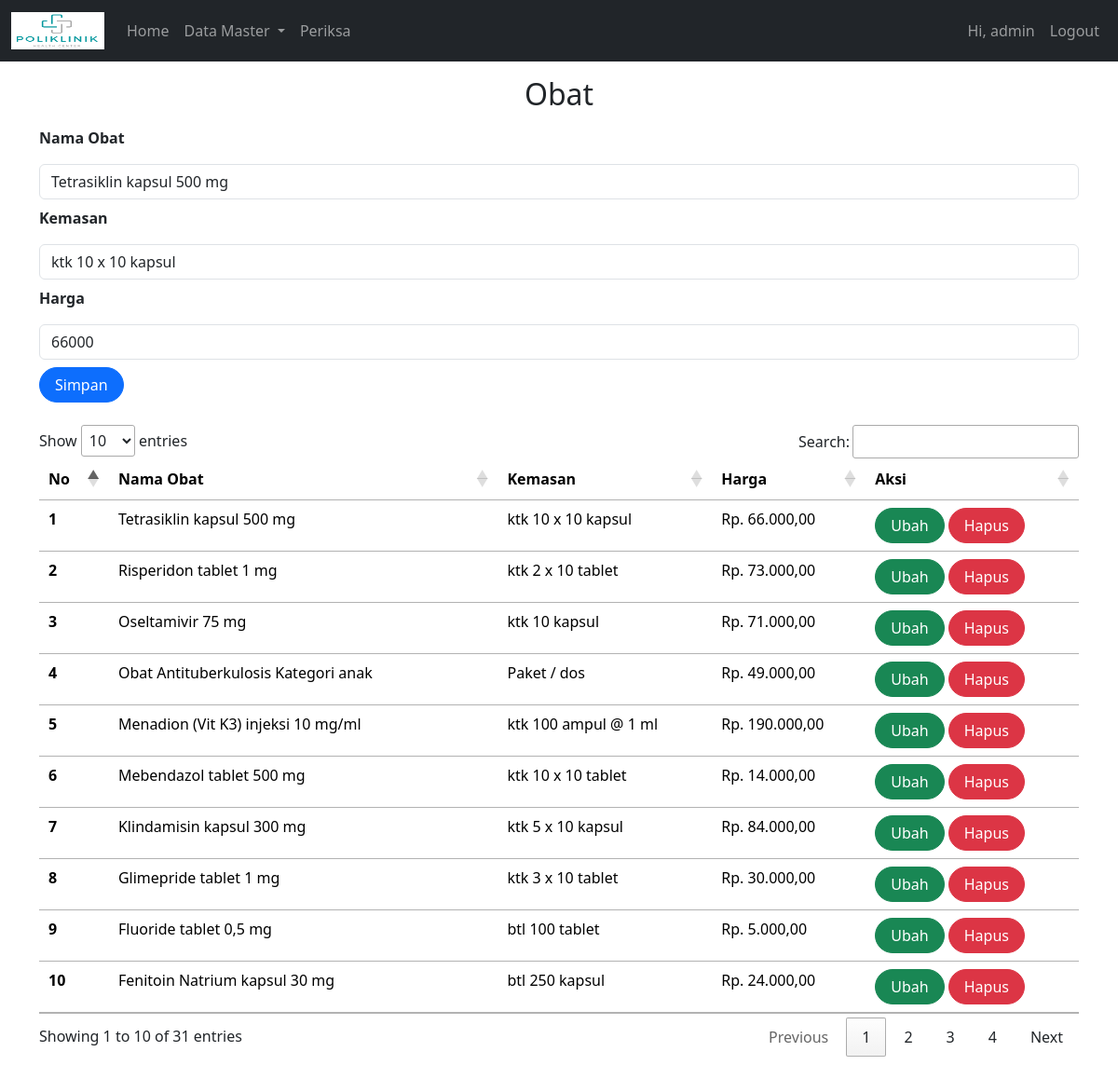
The page /index.php?page=obat&id=31 (signed in) on the database its author committed.
### tables this page shows
CREATE TABLE `obat` (
  `id` int(11) NOT NULL,
  `nama_obat` varbinary(255) NOT NULL,
  `kemasan` varchar(255) NOT NULL,
  `harga` int(50) NOT NULL
);

### obat.php (the view, shortened to what this page needs)
<form class="form row" method="POST" action="" name="myForm" onsubmit="return(validate());">
    <?php
    include ('koneksi.php');
    $nama_obat = '';
    $kemasan = '';
    $harga = '';
    if (isset($_GET['id'])) {
        $ambil = mysqli_query($mysqli,
        "SELECT * FROM obat
        WHERE id='" . $_GET['id'] . "'");
        while ($row = mysqli_fetch_array($ambil)) {
            $nama_obat = $row['nama_obat'];
            $kemasan = $row['kemasan'];
            $harga = $row['harga'];
        }
    ?>
    <?php
    }
    ?>
    <div>
        <label class="form-label fw-bold">
            Nama Obat
        </label>
        <input type="text" class="form-control my-2" name="nama_obat" value="<?php echo $nama_obat ?>">
        <label class="form-label fw-bold">
            Kemasan
        </label>
        <input type="text" class="form-control my-2" name="kemasan" value="<?php echo $kemasan ?>">
        <label class="form-label fw-bold">
        Harga
        </label>
        <input type="text" class="form-control my-2" name="harga" value="<?php echo $harga ?>">
        <button type="submit" class="btn btn-primary rounded-pill px-3" name="simpan">Simpan</button>
  </div>
</form>
<div class="table-responsive my-4">
    <table class="table table-responsive" id="myTable">
        <thead>
            <tr>
                <th scope="col">No</th>
                <th scope="col">Nama Obat</th>
                <th scope="col">Kemasan</th>
                <th scope="col">Harga</th>
                <th scope="col">Aksi</th>
            </tr>
        </thead>
        <tbody>
            <?php
            $result = mysqli_query(
                $mysqli,"SELECT * FROM obat ORDER BY nama_obat DESC"
                );
            $no = 1;
            while ($data = mysqli_fetch_array($result)) {
            ?>
                <tr>
                    <th scope="row"><?php echo $no++ ?></th>
                    <td><?php echo $data['nama_obat'] ?></td>
                    <td><?php echo $data['kemasan'] ?></td>
                    <td><?php echo "Rp. " .number_format($data['harga'],2,',','.')?></td>
                    <td>
                        <a class="btn btn-success rounded-pill px-3"
                        href="index.php?page=obat&id=<?php echo $data['id'] ?>">Ubah
                        </a>
                        <a class="btn btn-danger rounded-pill px-3"
                        href="index.php?page=obat&id=<?php echo $data['id'] ?>&aksi=hapus">Hapus
                        </a>
                    </td>
                </tr>
            <?php
            }
            ?>
        </tbody>
    </table>
</div>

### rows shown on the page
obat: nama_obat "Tetrasiklin kapsul 500 mg", kemasan "ktk 10 x 10 kapsul", harga "66000", harga "66.000,00"
obat: nama_obat "Risperidon tablet 1 mg", kemasan "ktk 2 x 10 tablet", harga "73.000,00"
obat: nama_obat "Oseltamivir 75 mg", kemasan "ktk 10 kapsul", harga "71.000,00"
obat: nama_obat "Obat Antituberkulosis Kategori anak", kemasan "Paket / dos", harga "49.000,00"
obat: nama_obat "Menadion (Vit K3) injeksi 10 mg/ml", kemasan "ktk 100 ampul @ 1 ml", harga "190.000,00"
obat: nama_obat "Mebendazol tablet 500 mg", kemasan "ktk 10 x 10 tablet", harga "14.000,00"
obat: nama_obat "Klindamisin kapsul 300 mg", kemasan "ktk 5 x 10 kapsul", harga "84.000,00"
obat: nama_obat "Glimepride tablet 1 mg", kemasan "ktk 3 x 10 tablet", harga "30.000,00"
obat: nama_obat "Fluoride tablet 0,5 mg", kemasan "btl 100 tablet", harga "5.000,00"
obat: nama_obat "Fenitoin Natrium kapsul 30 mg", kemasan "btl 250 kapsul", harga "24.000,00"

### other values the page prints
$_SESSION['username'] "admin"
$_GET['page'] "Obat"
